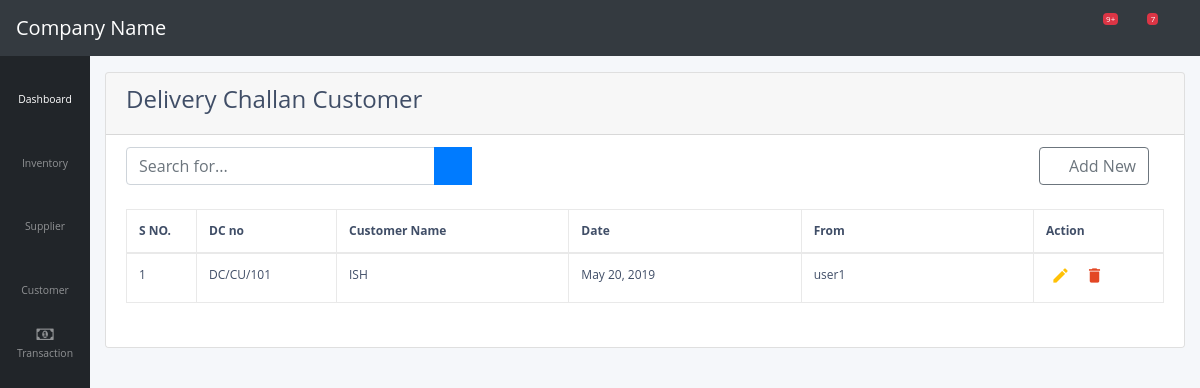
/customer/delivery_challan/, run on the app's committed database.
### customer/models.py (models this page shows)
class DcHeaderCustomer(models.Model):
    dc_no = models.CharField(max_length = 100)
    date = models.DateField(default = datetime.date.today)
    account_id = models.ForeignKey(ChartOfAccount, models.SET_NULL,blank=True,null=True,)

### transaction/models.py (models this page shows)
class ChartOfAccount(models.Model):
    account_title = models.CharField(max_length = 100, unique = True)
    account_type = models.CharField(max_length = 100)
    opening_balance = models.DecimalField(max_digits = 8, decimal_places = 2)
    phone_no = models.CharField(max_length = 100)
    email_address = models.CharField(max_length = 100)
    ntn = models.CharField(max_length = 100)
    Address = models.CharField(max_length = 200)
    remarks = models.CharField(max_length = 100)

### customer/views.py (the view)
# urls.py: path('delivery_challan/', views.delivery_challan_customer, name = 'delivery-challan-customer'),
def delivery_challan_customer(request):
    all_dc = DcHeaderCustomer.objects.all()
    return render(request, 'customer/delivery_challan_customer.html',{'all_dc':all_dc})

### customer/templates/customer/delivery_challan_customer.html
{% extends "supplier/base.html" %}
{% load crispy_forms_tags %}
{% block body %}
<div class="card" style="width: 100%;">
<div class="card-header">
  <h4>Delivery Challan Customer</h4>
</div>
<ul class="list-group list-group-flush">
  <li class="list-group-item">
    <div class="input-group">
      <input type="text" class="form-control col-md-4" placeholder="Search for..." aria-label="Search" aria-describedby="basic-addon2">
      <div class="input-group-append">
        <button class="btn btn-primary" type="button">
          <i class="fas fa-search"></i>
        </button>
      </div>
      <div class="col-md-8">
        <a role="button" href="{% url 'new-delivery-challan-customer' %}" style="float:right;" class="btn btn-outline-secondary" name="button"><i class="fas fa-plus"></i> Add New</a>
      </div>
    </div>
    <br>
    <div class="table table-responsive content-loader">
      <table class="table table-bordered" id="dataTable">
          <thead>
              <tr>
                  <th width="70px" >S NO.</th>
                  <th width="140px">DC no</th>
                  <th >Customer Name</th>
                  <th >Date</th>
                  <th >From</th>
                  <th >Action</th>
              </tr>
          </thead>
          <tbody>
            {% for value in all_dc reversed %}
            <tr>
                <td>{{ forloop.counter }}</td>
                <td>{{ value.dc_no }}</td>
                <td>{{value.account_id.account_title}}</td>
                <td>{{ value.date }}</td>
                <td>user1</td>
                <td><a class="edit_list" href="{% url 'edit-delivery-challan-customer' pk=value.id %}" data-toggle=""><i class="material-icons">&#xE254;</i></a><a class="delete-po-supplier"  data-toggle="tooltip"><i class="material-icons">&#xE872;</i></a></td>
            </tr>
            {% endfor %}
          </tbody>
      </table>
    </div>
  </li>
</ul>
</div>
{% endblock body %}

### supplier/static/supplier/css/table.css (style rules this page uses)
body { color: #404E67; background: #F5F7FA; font-family: 'Open Sans', sans-serif; }
table.table { table-layout: fixed; }
table.table tr th, table.table tr td { border-color: #e9e9e9; }
table.table th:last-child { width: 130px; }
table.table td a { cursor: pointer; display: inline-block; margin: 0 5px; min-width: 24px; }
table.table td a.edit_list { color: #FFC107; }
table.table td i { font-size: 19px; }
table.table thead tr th { white-space: nowrap; overflow: hidden; font-size: 14px; }
table.table tbody tr td { white-space: nowrap; overflow: hidden; text-overflow:ellipsis; font-size: 12px; }
table.table thead tr th { font-size:12px; }
#t_table, th, td { border: 1px solid; }
table.table td a.delete-po-supplier { color:#E34724; }

### data on the page
DcHeaderCustomer: dc_no "DC/CU/101", account_id.account_title "ISH", date "May 20, 2019"
